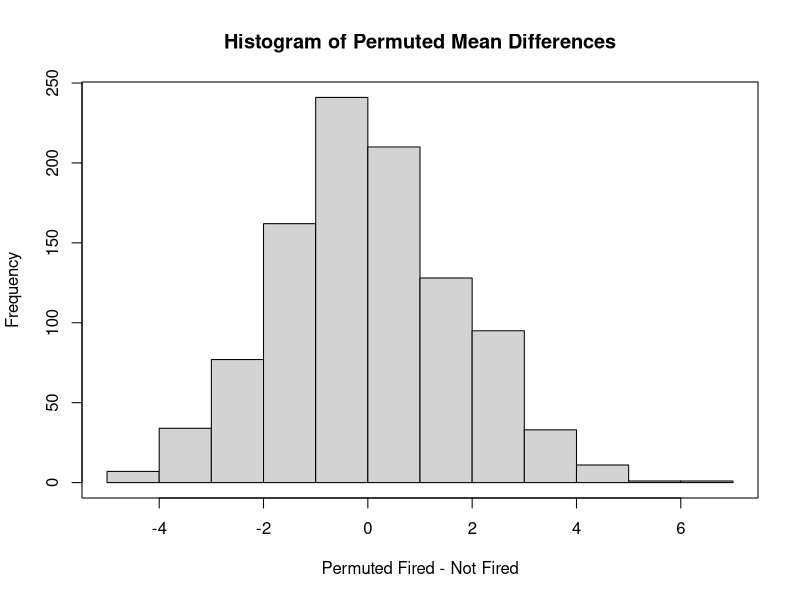

The R source for this figure:
fired <- c(34, 37, 37, 38, 41, 42, 43, 44, 44, 45, 45, 45, 46, 48, 49, 53, 53, 54, 54, 55, 56)
not.fired <- c(27, 33, 36, 37, 38, 38, 39, 42, 42, 43, 43, 44, 44, 44, 45, 45, 45, 45, 46, 46, 47, 47, 48, 48, 49, 49, 51, 51, 52, 54)
label1 <- rep('fired', 21)
label2 <- rep('not.fired', 30)
label.all <- as.factor(c(label1, label2))
samoa <- data.frame(status=label.all, age=c(fired, not.fired))

t.test(age ~ status, data=samoa, var.equal=TRUE)
## 
##  Two Sample t-test
## 
## data:  age by status
## t = 1.0991, df = 49, p-value = 0.2771
## alternative hypothesis: true difference in means is not equal to 0
## 95 percent confidence interval:
##  -1.678993  5.526612
## sample estimates:
##     mean in group fired mean in group not.fired 
##                45.85714                43.93333
number_of_permutations <- 1000
xbarholder <- numeric(0)
counter <- 0
observed_diff <- mean(subset(samoa, status == "fired")$age)-mean(subset(samoa, status == "not.fired")$age)

set.seed(123)
for(i in 1:number_of_permutations)
{
  scramble <- sample(samoa$age, 51)
  fired.new <- scramble[1:21]
  not.fired.new <- scramble[22:51]
  diff <- mean(fired.new)-mean(not.fired.new)
  xbarholder[i] <- diff
  ## if doing a two-sided t-test, the following line should be (abs(diff) > abs(observed_diff))
  if(diff > observed_diff)
    counter <- counter + 1
}
hist(xbarholder, xlab='Permuted Fired - Not Fired', main='Histogram of Permuted Mean Differences')
box()
